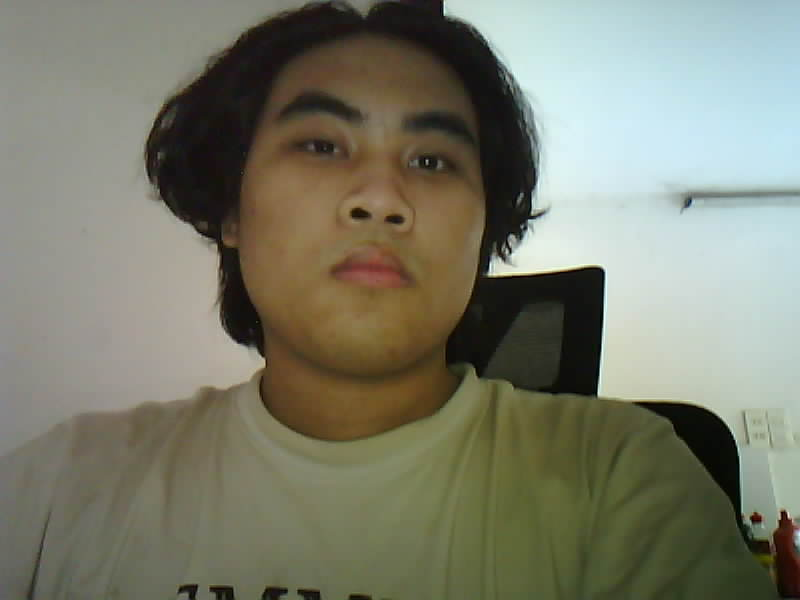
#> input picture Smarthome/dataset/owner/img (1).jpg, 800 x 600 px, found by its file name; its folder holds only this picture in this run
$ python -i esp32cam+esp8266.py   (imports and definitions only)
#> lines starting #> are read from the running program, lines starting #| are printed output that depends on the picture
#!/usr/bin/env python3
import os
import json
import time
import threading
import logging

import cv2
import numpy as np
import requests
from flask import Flask, Response, jsonify, request

ESP32CAM_IP = os.environ.get("ESP32CAM_IP", "http://10.87.168.152")
ESP32CAM_CAPTURE = f"{ESP32CAM_IP}/capture"
ESP32CAM_STREAM = f"{ESP32CAM_IP}/stream"
ESP32CAM_FLASH = f"{ESP32CAM_IP}/flash"

DEVICE_MAP_FILE = "device_map.json"
DEVICE_MAP_STATIC = {}

DATASET_PATH = os.environ.get("DATASET_PATH", "dataset/owner")
CONFIDENCE_THRESHOLD = float(os.environ.get("CONFIDENCE_THRESHOLD", 70.0))
DARKNESS_THRESHOLD = int(os.environ.get("DARKNESS_THRESHOLD", 50))

CAM_FETCH_TIMEOUT = 5
CAM_FETCH_RETRIES = 2
CACHE_TTL_SECONDS = 5

FLASK_HOST = "0.0.0.0"
FLASK_PORT = int(os.environ.get("FLASK_PORT", 5000))

# [1 line not run here, left out]
logger = logging.getLogger("smartserver")

# [12 lines not run here, left out]

train_images = []
train_labels = []
recognizer = None
recognizer_lock = threading.Lock()


def preprocess_face(img):
    gray = cv2.cvtColor(img, cv2.COLOR_BGR2GRAY)
    gray = cv2.equalizeHist(gray)
    gray = cv2.GaussianBlur(gray, (3,3), 0)
    face_resized = cv2.resize(gray, (200,200))
    return face_resized


def load_dataset(path=DATASET_PATH):
#> called with path = 'dataset/owner'
    images, labels = [], []
    label_owner = 1
    face_cascade_path = cv2.data.haarcascades + "haarcascade_frontalface_default.xml"
    face_cascade = cv2.CascadeClassifier(face_cascade_path)
    if face_cascade.empty():
        logger.error("Could not load Haar cascade")
        return images, labels
    if not os.path.exists(path):
        logger.info("No dataset at %s", path)
        return images, labels
    for fname in os.listdir(path):
        if not fname.lower().endswith((".png",".jpg",".jpeg")):
            continue
        img = cv2.imread(os.path.join(path,fname))
#> img is the input picture: shape (600, 800, 3); mean B, G, R 107.8, 124.2, 123.1
        if img is None:
            continue
        gray = cv2.cvtColor(img, cv2.COLOR_BGR2GRAY)
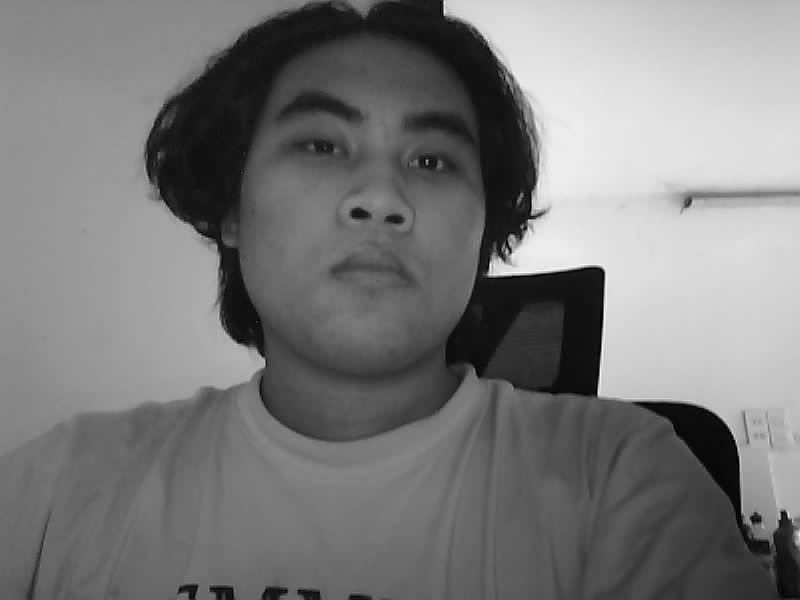
#> gray: shape (600, 800); min 0, max 251, mean 122
        faces = face_cascade.detectMultiScale(gray, 1.3, 5, minSize=(30,30))
#> faces = [[230, 54, 282, 282]]
        for (x,y,w,h) in faces:
            roi = img[y:y+h, x:x+w]
            images.append(preprocess_face(roi))
            labels.append(label_owner)
#> this loop made 1 pass
#> after the loop, images = 1 item; labels = [1]
    logger.info("Loaded %d training images", len(images))
    return images, labels


def init_recognizer():
    global recognizer, train_images, train_labels
    train_images, train_labels = load_dataset()
#> train_images = 1 item; train_labels = [1]
    if len(train_images) > 0:
        try:
            recognizer = cv2.face.LBPHFaceRecognizer_create()
            recognizer.train(train_images, np.array(train_labels))
            logger.info("Recognizer trained")
        except Exception as e:
            recognizer = None
            logger.exception("Failed to init recognizer: %s", e)
    else:
        recognizer = None
        logger.info("No training images; recognizer disabled")


init_recognizer()
face_cascade = cv2.CascadeClassifier(cv2.data.haarcascades + "haarcascade_frontalface_default.xml")
# [2 lines not run here, left out]

_result_cache = {}
_cache_lock = threading.Lock()


# [10 lines left out: function cached_result, not called in this run]


def set_cached_result(device_id, result):
    with _cache_lock:
        _result_cache[device_id] = (result, time.time())


# [16 lines left out: function fetch_image_from_cam, not called in this run]


def enhance_image(img):
    try:
        enhanced = cv2.convertScaleAbs(img, alpha=1.3, beta=30)
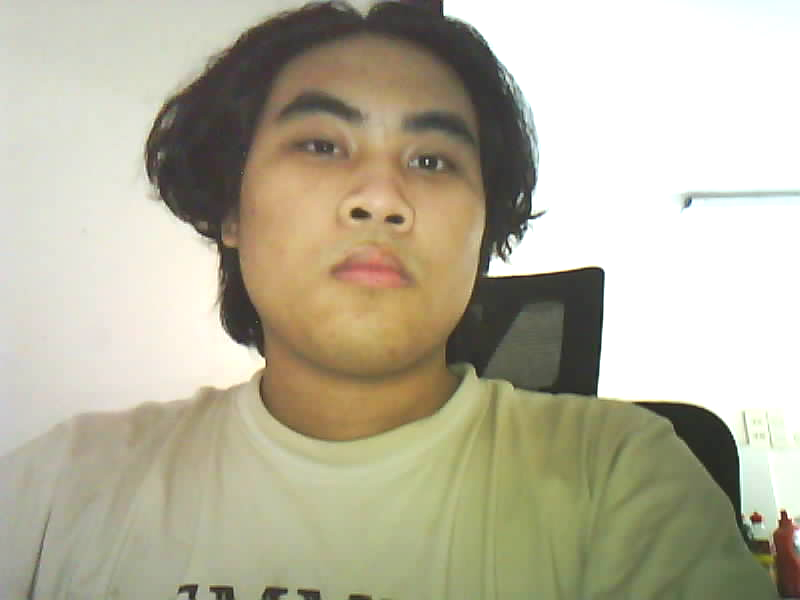
#> enhanced: shape (600, 800, 3); mean B, G, R 157, 178.1, 182.7
        kernel = np.array([[0,-1,0],[-1,5,-1],[0,-1,0]])
        sharpened = cv2.filter2D(enhanced, -1, kernel)
        denoised = cv2.fastNlMeansDenoisingColored(sharpened, None, 10,10,7,21)
        return denoised
    except Exception:
        return img


def analyze_frame_for_owner(frame):
    if frame is None:
        return "error"
    try:
        frame_proc = enhance_image(frame)
        gray = cv2.cvtColor(frame_proc, cv2.COLOR_BGR2GRAY)
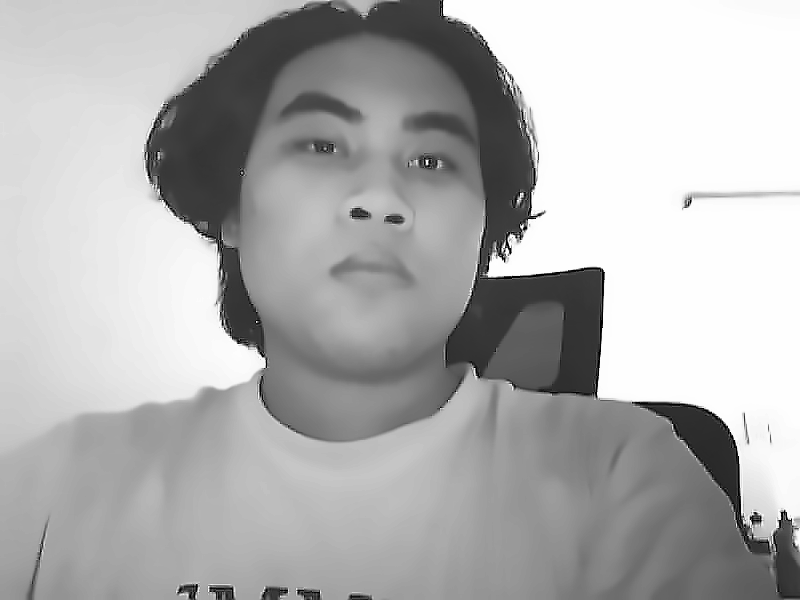
#> gray: shape (600, 800); min 0, max 254, mean 176.6
        faces = face_cascade.detectMultiScale(gray, 1.3, 5, minSize=(30,30))
#> faces = [[228, 49, 285, 285]]
        if len(faces) == 0:
            return "intruder"
        if recognizer is None:
            return "intruder"
        with recognizer_lock:
            for (x,y,w,h) in faces:
                try:
                    roi = frame_proc[y:y+h, x:x+w]
                    processed = preprocess_face(roi)
                    label, confidence = recognizer.predict(processed)
                    if int(label) == 1 and confidence < CONFIDENCE_THRESHOLD:
                        return "owner"
                    return "intruder"
                except Exception as e:
                    logger.exception("Predict error: %s", e)
                    return "error"
#> this loop made 1 pass
#> (x, y, w, h, label, confidence) on pass 1: (228, 49, 285, 285, 1, 38.84)
#> pass 1, in analyze_frame_for_owner, `roi = frame_proc[y:y+h, x:x+w]`:
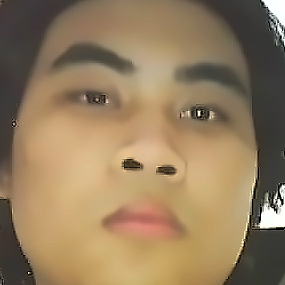
#> roi: shape (285, 285, 3); mean B, G, R 94.3, 125.6, 149.1
#> pass 1, in preprocess_face (call 2), `gray = cv2.cvtColor(img, cv2.COLOR_BGR2GRAY)`:
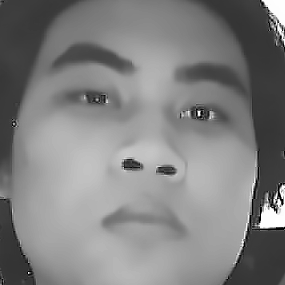
#> gray: shape (285, 285); min 0, max 254, mean 129.1
#> pass 1, in preprocess_face (call 2), `gray = cv2.equalizeHist(gray)`:
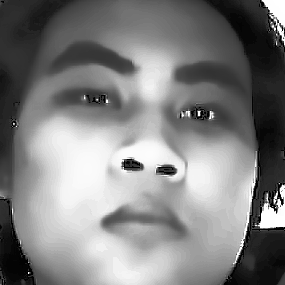
#> gray: shape (285, 285); min 0, max 255, mean 128.6
#> after the loop:
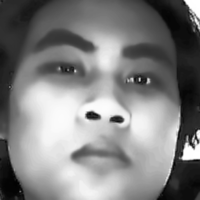
#> processed: shape (200, 200); min 1, max 255, mean 128.6
    except Exception as e:
        logger.exception("analyze error: %s", e)
        return "error"


# [3 lines that did not run here, left out]


# [24 lines that did not run here, left out]


# [31 lines that did not run here, left out]


# [24 lines that did not run here, left out]


# [11 lines that did not run here, left out]


# [11 lines that did not run here, left out]


# [3 lines not run here, left out]

>>> import cv2
>>> picture = cv2.imread('Smarthome/dataset/owner/img (1).jpg')
>>> result = analyze_frame_for_owner(picture)
#> result = 'owner'

$ run again, on Smarthome/dataset/owner/img (10).jpg
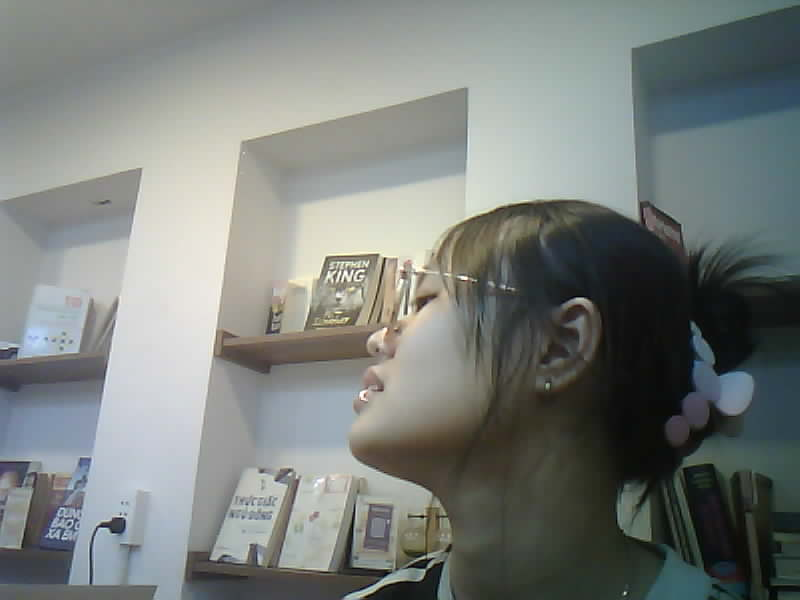
#> input picture Smarthome/dataset/owner/img (10).jpg, 800 x 600 px, found by its file name
#> in load_dataset, img is the input picture: shape (600, 800, 3); mean B, G, R 124, 127.4, 122.4
#> in load_dataset, `gray = cv2.cvtColor(img, cv2.COLOR_BGR2GRAY)`:
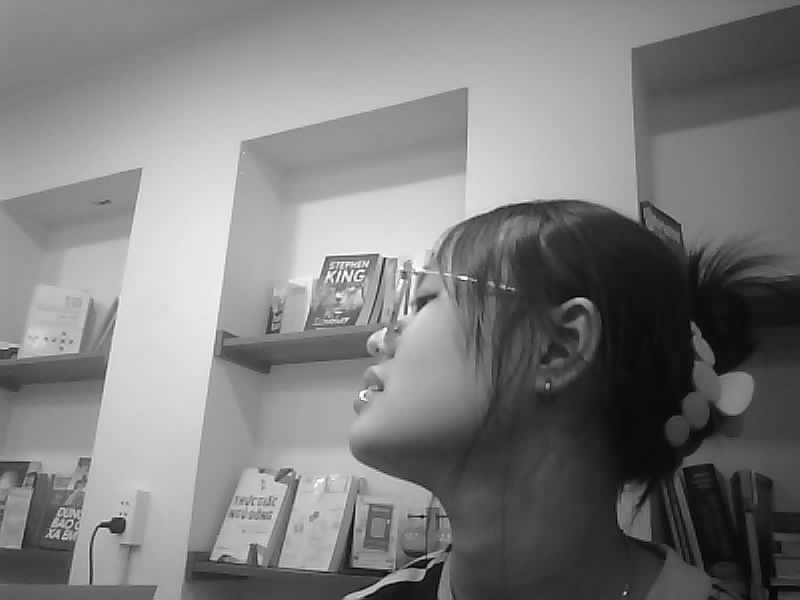
#> gray: shape (600, 800); min 1, max 254, mean 125.5
#> in load_dataset, `faces = face_cascade.detectMultiScale(gray, 1.3, 5, minSize=(30,30))`: faces = ()
#> after the loop in load_dataset, `for (x,y,w,h) in faces:`: images = []
#> in analyze_frame_for_owner, `gray = cv2.cvtColor(frame_proc, cv2.COLOR_BGR2GRAY)`:
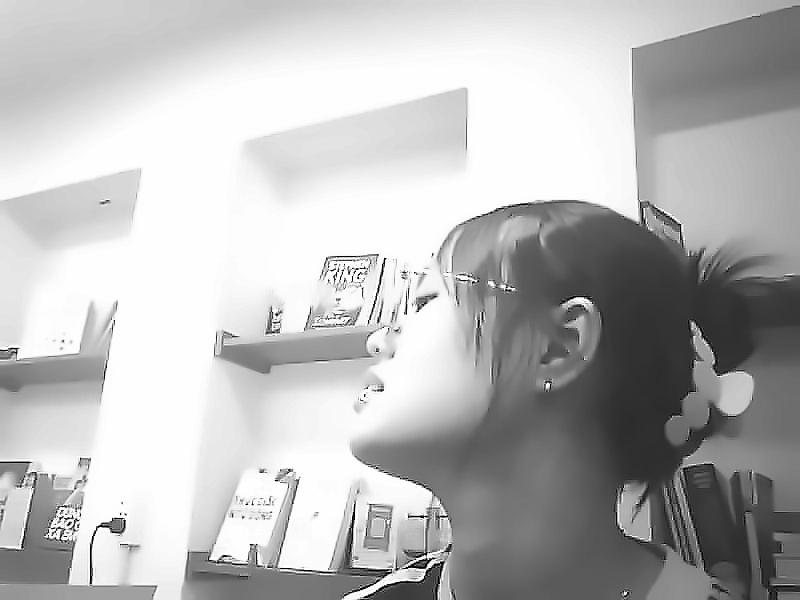
#> gray: shape (600, 800); min 0, max 254, mean 184.2
#> in analyze_frame_for_owner, `faces = face_cascade.detectMultiScale(gray, 1.3, 5, minSize=(30,30))`: faces = ()
#> result = 'intruder'

$ run again, on Smarthome/dataset/owner/img (11).jpg
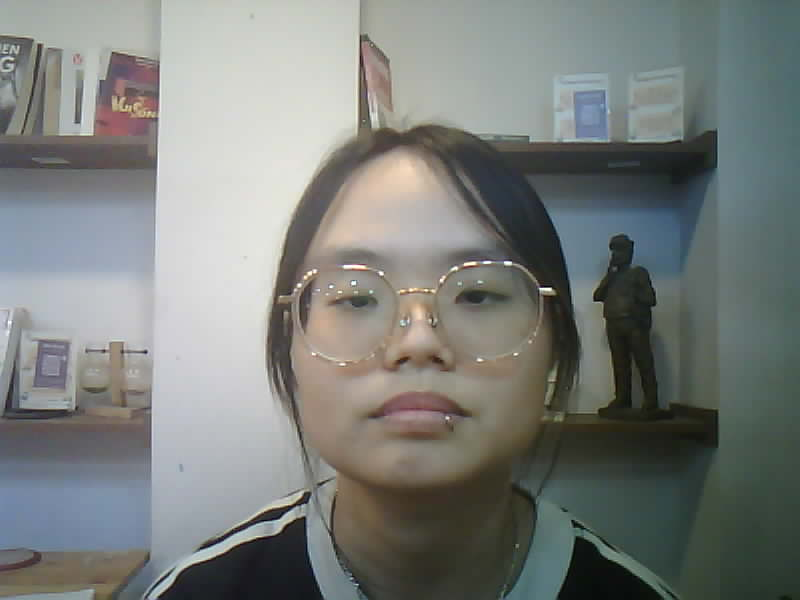
#> input picture Smarthome/dataset/owner/img (11).jpg, 800 x 600 px, found by its file name
#> in load_dataset, img is the input picture: shape (600, 800, 3); mean B, G, R 123.5, 126.7, 123
#> in load_dataset, `faces = face_cascade.detectMultiScale(gray, 1.3, 5, minSize=(30,30))`: faces = [[262, 173, 312, 312]]
#> the loop in load_dataset, `for (x,y,w,h) in faces:` made 1 pass
#> after the loop in load_dataset, `for (x,y,w,h) in faces:`: images = 1 item; labels = [1]
#> train_images = 1 item; train_labels = [1]
#> in analyze_frame_for_owner, `gray = cv2.cvtColor(frame_proc, cv2.COLOR_BGR2GRAY)`:
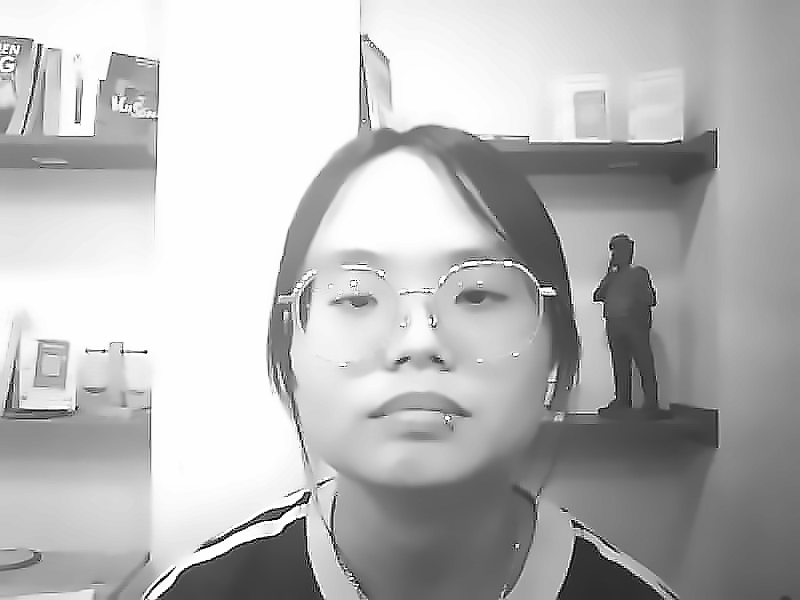
#> gray: shape (600, 800); min 0, max 254, mean 183.6
#> in analyze_frame_for_owner, `faces = face_cascade.detectMultiScale(gray, 1.3, 5, minSize=(30,30))`: faces = [[265, 180, 302, 302]]
#> the loop in analyze_frame_for_owner, `for (x,y,w,h) in faces:` made 1 pass
#> (x, y, w, h, label, confidence) on pass 1: (265, 180, 302, 302, 1, 41.46)
#> pass 1, in preprocess_face (call 2), `gray = cv2.GaussianBlur(gray, (3,3), 0)`:
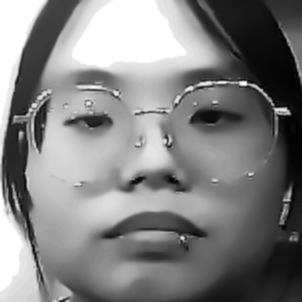
#> gray: shape (302, 302); min 1, max 255, mean 129.4
#> result = 'owner'

$ run again, on Smarthome/dataset/owner/img (12).jpg
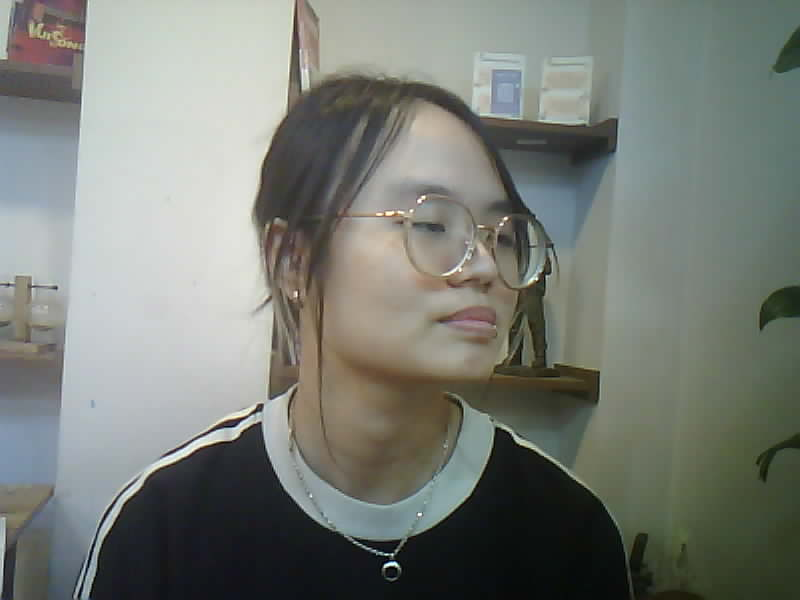
#> input picture Smarthome/dataset/owner/img (12).jpg, 800 x 600 px, found by its file name
#> in load_dataset, img is the input picture: shape (600, 800, 3); mean B, G, R 118.7, 125.4, 121.1
#> in load_dataset, `faces = face_cascade.detectMultiScale(gray, 1.3, 5, minSize=(30,30))`: faces = [[323, 136, 241, 241]]
#> the loop in load_dataset, `for (x,y,w,h) in faces:` made 1 pass
#> after the loop in load_dataset, `for (x,y,w,h) in faces:`: images = 1 item; labels = [1]
#> train_images = 1 item; train_labels = [1]
#> in analyze_frame_for_owner, `faces = face_cascade.detectMultiScale(gray, 1.3, 5, minSize=(30,30))`: faces = [[323, 130, 248, 248]]
#> the loop in analyze_frame_for_owner, `for (x,y,w,h) in faces:` made 1 pass
#> (x, y, w, h, label, confidence) on pass 1: (323, 130, 248, 248, 1, 38.39)
#> after the loop in analyze_frame_for_owner, `for (x,y,w,h) in faces:`:
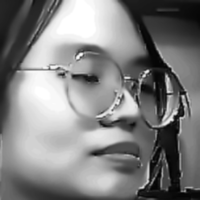
#> processed: shape (200, 200); min 2, max 255, mean 128.3
#> result = 'owner'
